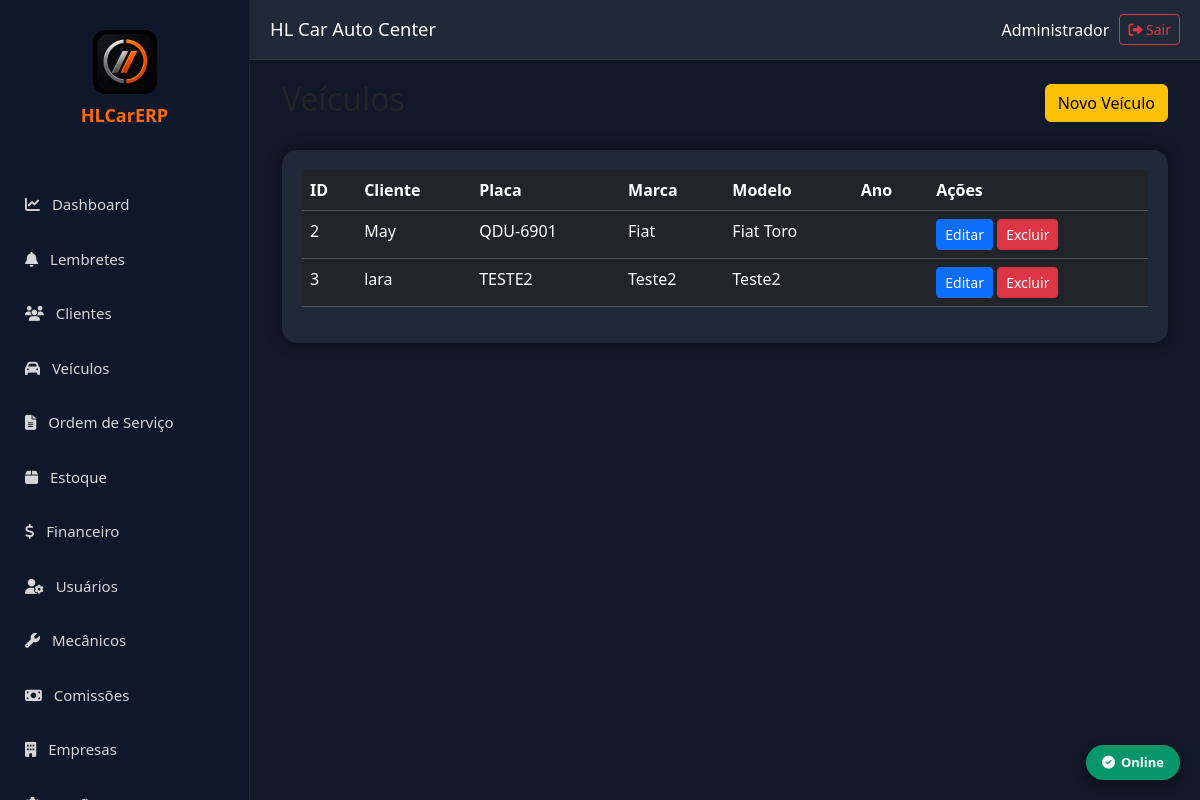
Screenshot of /veiculos (signed in) with the database file from the repository.
### models.py (models this page shows)
class Veiculo(db.Model):
    __tablename__ = "veiculos"
    id = db.Column(db.Integer, primary_key=True)
    empresa_id = db.Column(db.Integer, db.ForeignKey("empresas.id"), nullable=False, index=True)
    cliente_id = db.Column(db.Integer, db.ForeignKey("clientes.id"), nullable=False, index=True)
    placa = db.Column(db.String(10), nullable=False)
    marca = db.Column(db.String(80))
    modelo = db.Column(db.String(120))
    versao = db.Column(db.String(120))
    ano_fabricacao = db.Column(db.Integer)
    ano_modelo = db.Column(db.Integer)
    cor = db.Column(db.String(40))
    combustivel = db.Column(db.String(30))
    cambio = db.Column(db.String(30))
    motor = db.Column(db.String(80))
    intervalo_revisao_km = db.Column(db.Integer, default=10000)
    intervalo_revisao_meses = db.Column(db.Integer, default=6)
    chassi = db.Column(db.String(40))
    renavam = db.Column(db.String(20))
    km_atual = db.Column(db.Integer, default=0)
    km = db.Column(db.Integer)
    proxima_revisao_data = db.Column(db.Date, nullable=True)
    proxima_revisao_km = db.Column(db.Integer, nullable=True)
    observacoes = db.Column(db.Text)
    ativo = db.Column(db.Boolean, default=True, nullable=False)
    criado_em = db.Column(db.DateTime, default=datetime.utcnow, nullable=False)
    alterado_em = db.Column(db.DateTime, default=datetime.utcnow, onupdate=datetime.utcnow)
    empresa = db.relationship("Empresa")
    cliente = db.relationship("Cliente", backref="veiculos")
    __table_args__ = (
        UniqueConstraint("empresa_id", "placa", name="uk_placa_empresa"),
        Index("idx_veiculo_modelo", "empresa_id", "modelo"),
    )

class Cliente(db.Model):
    __tablename__ = "clientes"
    id = db.Column(db.Integer, primary_key=True)
    empresa_id = db.Column(db.Integer, db.ForeignKey("empresas.id"), nullable=False, index=True)
    nome = db.Column(db.String(200), nullable=False)
    tipo = db.Column(db.String(20), default="FISICA")
    cpf_cnpj = db.Column(db.String(20))
    rg_ie = db.Column(db.String(30))
    telefone = db.Column(db.String(30))
    whatsapp = db.Column(db.String(30))
    email = db.Column(db.String(150))
    cep = db.Column(db.String(15))
    endereco = db.Column(db.String(200))
    numero = db.Column(db.String(20))
    complemento = db.Column(db.String(100))
    bairro = db.Column(db.String(100))
    cidade = db.Column(db.String(100))
    estado = db.Column(db.String(2))
    observacoes = db.Column(db.Text)
    data_nascimento = db.Column(db.Date, nullable=True)
    ativo = db.Column(db.Boolean, default=True, nullable=False)
    criado_em = db.Column(db.DateTime, default=datetime.utcnow, nullable=False)
    alterado_em = db.Column(db.DateTime, default=datetime.utcnow, onupdate=datetime.utcnow)
    empresa = db.relationship("Empresa")
    __table_args__ = (
        Index("idx_cliente_nome", "empresa_id", "nome"),
        Index("idx_cliente_cpf", "empresa_id", "cpf_cnpj"),
    )

### app.py (the view)
@app.route("/veiculos")
@login_required
def veiculos():
    eid = empresa_atual()
    if not eid:
        return redirect("/login")
    lista_veiculos = Veiculo.query.filter_by(empresa_id=eid).order_by(Veiculo.placa).all()
    return render_template("veiculos.html", veiculos=lista_veiculos)

### app.py (called while the page is built)
def empresa_atual():
    eid = session.get("empresa_id")
    if not eid:
        session.clear()
        return None
    return eid

### templates/veiculos.html (shortened to what this page needs)
{% extends "base.html" %}
{% block conteudo %}
<div class="container-fluid">
    <div class="d-flex justify-content-between align-items-center mb-4">
        <h2>Veículos</h2>
        <a href="/veiculos/novo" class="btn btn-warning">
            Novo Veículo
        </a>
    </div>
    <div class="card-dashboard">
        <table class="table table-dark table-hover">
            <thead>
                <tr>
                    <th>ID</th>
                    <th>Cliente</th>
                    <th>Placa</th>
                    <th>Marca</th>
                    <th>Modelo</th>
                    <th>Ano</th>
                    <th>Ações</th>
                </tr>
            </thead>
            <tbody>
                {% for veiculo in veiculos %}
                <tr>
                    <td>{{ veiculo.id }}</td>
                    <td>{{ veiculo.cliente.nome }}</td>
                    <td>{{ veiculo.placa }}</td>
                    <td>{{ veiculo.marca }}</td>
                    <td>{{ veiculo.modelo }}</td>
                    <td>{{ veiculo.ano }}</td>
                    <td>
                        <a href="/veiculos/editar/{{ veiculo.id }}" class="btn btn-sm btn-primary">
                            Editar
                        </a>
                        <a href="/veiculos/excluir/{{ veiculo.id }}" class="btn btn-sm btn-danger"
                           onclick="return confirm('Excluir este veículo?');">
                            Excluir
                        </a>
                    </td>
                </tr>
                {% endfor %}
            </tbody>
        </table>
    </div>
</div>
{% endblock %}

### templates/base.html (style rules this page uses)
* { margin:0; padding:0; box-sizing:border-box; font-family:Segoe UI,Tahoma,Geneva,Verdana,sans-serif; }
body { background:#111827; overflow-x:hidden; }
.card-dashboard { background:#1f2937; border-radius:15px; padding:20px; color:white; box-shadow:0 0 15px rgba(0,0,0,.35); transition:.3s; }
.table-dark th, .table-dark td { white-space:nowrap; }

### rows the page displays
Veiculo: id "2", cliente.nome "May", placa "QDU-6901", marca "Fiat", modelo "Fiat Toro"
Veiculo: id "3", cliente.nome "lara", placa "TESTE2", marca "Teste2", modelo "Teste2"

### other values shown
{{ session.get('usuario_nome', 'Usuário') }} "Administrador"
